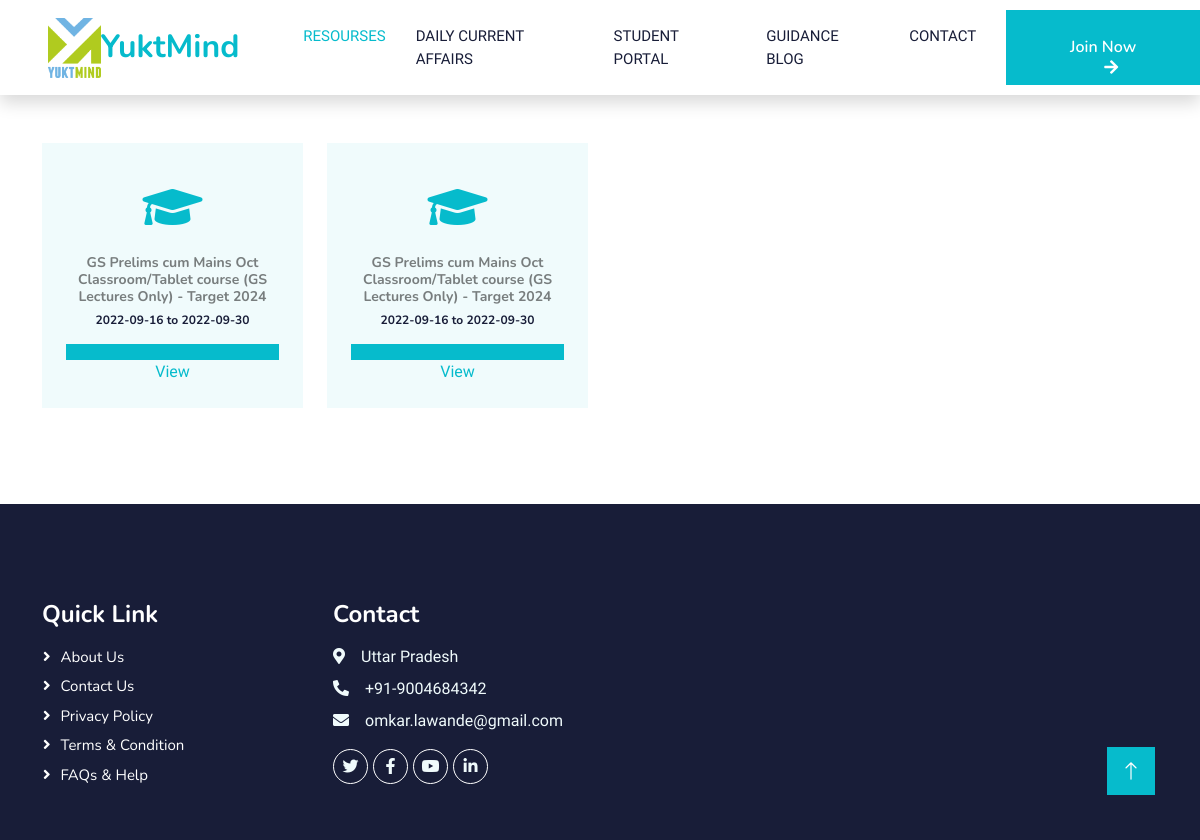
Page /student/ (signed in) on the committed database.
### student/models.py (models this page shows)
class studentcoursedetails(models.Model):
    user_id =models.CharField(max_length=6,null=True,blank=True)
    Coursedetails =models.ForeignKey("course.coursedetails", on_delete=models.DO_NOTHING,null=True)
    purchase_dt=models.CharField(max_length=10,null=True,blank=True,default=datetime.now().strftime ("%Y-%m-%d"))
    status =models.CharField(max_length=20,null=True,blank=True,default="Payment Done")
    coupon =models.CharField(max_length=20,null=True,blank=True,default="Not Applied")
    discount =models.CharField(max_length=20,null=True,blank=True,default="0%")
    finalprice =models.CharField(max_length=20,null=True,blank=True)

### course/models.py (models this page shows)
class coursedetails(models.Model):
    c_id =models.CharField(max_length=6,null=True,blank=True)
    c_summary =models.CharField(max_length=20000,null=True,blank=True)
    c_name=models.CharField(max_length=200,null=True,blank=True)
    c_start_dt=models.CharField(max_length=10,null=True,blank=True)
    c_end_dt=models.CharField(max_length=10,null=True,blank=True)
    c_fees=models.CharField(max_length=10,null=True,blank=True)
    c_hours=models.CharField(max_length=10,null=True,blank=True)
    c_class_detail=models.CharField(max_length=10,null=True,blank=True)
    c_views=models.CharField(max_length=10,null=True,blank=True)
    c_likes=models.CharField(max_length=10,null=True,blank=True)
    c_total_seats=models.CharField(max_length=10,null=True,blank=True)
    c_available_seats=models.CharField(max_length=10,null=True,blank=True)
    c_category=models.CharField(max_length=20,null=True,blank=True)

### student/views.py (the view)
# urls.py: path('', views.studenthome,name="studenthome"),
def studenthome(request):
    currentuser=request.user
    studentcourse=studentcoursedetails.objects.filter(user_id=currentuser.id).select_related()
    context ={
        'returncourse': studentcourse
    }
    return render(request,"student/index.html",context)

### templates/student/index.html (shortened to what this page needs)
{% load static %}
{% load embed_video_tags %}
<html lang="en">
<head>
    <link href="https://cdnjs.cloudflare.com/ajax/libs/font-awesome/5.10.0/css/all.min.css" rel="stylesheet">
    <link href="https://cdn.jsdelivr.net/npm/bootstrap-icons@1.4.1/font/bootstrap-icons.css" rel="stylesheet">
    <link href={% static 'lib/animate/animate.min.css' %} rel="stylesheet">
    <link href={% static 'lib/owlcarousel/assets/owl.carousel.min.css' %} rel="stylesheet">
    <link href={% static 'css/bootstrap.min.css' %} rel="stylesheet">
    <link href={% static 'css/style.css' %} rel="stylesheet">
</head>
<body>
    <nav class="navbar navbar-expand-lg bg-white navbar-light shadow sticky-top p-0">
        <a href="index.html" class="navbar-brand d-flex align-items-center px-4 px-lg-5">
            <img src={% static 'img/logo.png' %} style="height:60px;">
            <h2 class="m-0 text-primary"></i>YuktMind</h2>
        </a>
        <div class="collapse navbar-collapse" id="navbarCollapse">
            <div class="navbar-nav ms-auto p-4 p-lg-0">
                <a href="index.html" class="nav-item nav-link active">Resourses</a>
                <a href="about.html" class="nav-item nav-link">Daily Current Affairs</a>
                <a href="courses.html" class="nav-item nav-link">Student Portal</a>
                <a href="courses.html" class="nav-item nav-link">Guidance Blog</a>
                <a href="contact.html" class="nav-item nav-link">Contact</a>
            </div>
            <a href="" class="btn btn-primary py-4 px-lg-5 d-none d-lg-block">Join Now<i class="fa fa-arrow-right ms-3"></i></a>
        </div>
    </nav>
 <div class="container-xxl py-5">
    <div class="container">
        <div class="row g-4">
            {% for course in returncourse %}
                <div class="col-lg-3 col-sm-6 wow fadeInUp" data-wow-delay="0.1s">
                    <div class="service-item text-center pt-3">
                        <div class="p-4">
                            <i class="fa fa-3x fa-graduation-cap text-primary mb-4"></i>
                            <h6 class="mt-0 float-left text-black-50" style="font-size:14px">{{course.Coursedetails.c_name}}</h6>
                            <h6 class="mb-3 mt-0 float-left" style="font-size:12px">{{course.Coursedetails.c_start_dt}} to {{course.Coursedetails.c_end_dt}} </h6>
                              <div class="progress">
                                <div class="progress-bar" role="progressbar" style="width: 100%" aria-valuenow="100" aria-valuemin="0" aria-valuemax="100"></div>
                              </div>
                              <a href="/course/addlecture/{{course.Coursedetails.id}}">View</a>
                        </div>
                    </div>
                </div>
            {%endfor%}
        </div>
    </div>
</div>
    <div class="container-fluid bg-dark text-light footer pt-5 mt-5 wow fadeIn" data-wow-delay="0.1s">
        <div class="container py-5">
            <div class="row g-5">
                <div class="col-lg-3 col-md-6">
                    <h4 class="text-white mb-3">Quick Link</h4>
                    <a class="btn btn-link" href="">About Us</a>
                    <a class="btn btn-link" href="">Contact Us</a>
                    <a class="btn btn-link" href="">Privacy Policy</a>
                    <a class="btn btn-link" href="">Terms & Condition</a>
                    <a class="btn btn-link" href="">FAQs & Help</a>
                </div>
                <div class="col-lg-3 col-md-6">
                    <h4 class="text-white mb-3">Contact</h4>
                    <p class="mb-2"><i class="fa fa-map-marker-alt me-3"></i>Uttar Pradesh</p>
                    <p class="mb-2"><i class="fa fa-phone-alt me-3"></i>+91-9004684342</p>
                    <p class="mb-2"><i class="fa fa-envelope me-3"></i>omkar.lawande@gmail.com</p>
                    <div class="d-flex pt-2">
                        <a class="btn btn-outline-light btn-social" href=""><i class="fab fa-twitter"></i></a>
                        <a class="btn btn-outline-light btn-social" href=""><i class="fab fa-facebook-f"></i></a>
                        <a class="btn btn-outline-light btn-social" href=""><i class="fab fa-youtube"></i></a>
                        <a class="btn btn-outline-light btn-social" href=""><i class="fab fa-linkedin-in"></i></a>
                    </div>
                </div>
            </div>
        </div>
    </div>
    <a href="#" class="btn btn-lg btn-primary btn-lg-square back-to-top"><i class="bi bi-arrow-up"></i></a>
</body>
</html>

### static/css/style.css (style rules this page uses)
:root { --primary: #06BBCC; --light: #F0FBFC; --dark: #181d38; }
.back-to-top { position: fixed; display: none; right: 45px; bottom: 45px; z-index: 99; }
.btn { font-family: 'Nunito', sans-serif; font-weight: 600; transition: .5s; }
.btn.btn-primary, .btn.btn-secondary { color: #FFFFFF; }
.btn-lg-square { width: 48px; height: 48px; }
.btn-square, .btn-sm-square, .btn-lg-square { padding: 0; display: flex; align-items: center; justify-content: center; font-weight: normal; border-radius: 0px; }
.navbar-light .navbar-nav .nav-link { margin-right: 30px; padding: 25px 0; color: #FFFFFF; font-size: 15px; text-transform: uppercase; outline: none; }
.navbar-light .navbar-nav .nav-link:hover, .navbar-light .navbar-nav .nav-link.active { color: var(--primary); }
.navbar-light .navbar-brand, .navbar-light a.btn { height: 75px; }
.navbar-light .navbar-nav .nav-link { color: var(--dark); font-weight: 500; }
.navbar-light.sticky-top { top: -100px; transition: .5s; }
.service-item { background: var(--light); transition: .5s; }
.service-item * { transition: .5s; }
.footer .btn.btn-social { margin-right: 5px; width: 35px; height: 35px; display: flex; align-items: center; justify-content: center; color: var(--light); font-weight: normal; border: 1px solid #FFFFFF; border-radius: 35px; transition: .3s; }
.footer .btn.btn-link { display: block; margin-bottom: 5px; padding: 0; text-align: left; color: #FFFFFF; font-size: 15px; font-weight: normal; text-transform: capitalize; transition: .3s; }
.footer .btn.btn-link::before { position: relative; content: "\f105"; font-family: "Font Awesome 5 Free"; font-weight: 900; margin-right: 10px; }

### rows in the picture
studentcoursedetails: Coursedetails.c_name "GS Prelims cum Mains Oct Classroom/Tablet course (GS Lectures Only) - Target 2024", Coursedetails.c_start_dt "2022-09-16", Coursedetails.c_end_dt "2022-09-30"
studentcoursedetails: Coursedetails.c_name "GS Prelims cum Mains Oct Classroom/Tablet course (GS Lectures Only) - Target 2024", Coursedetails.c_start_dt "2022-09-16", Coursedetails.c_end_dt "2022-09-30"
